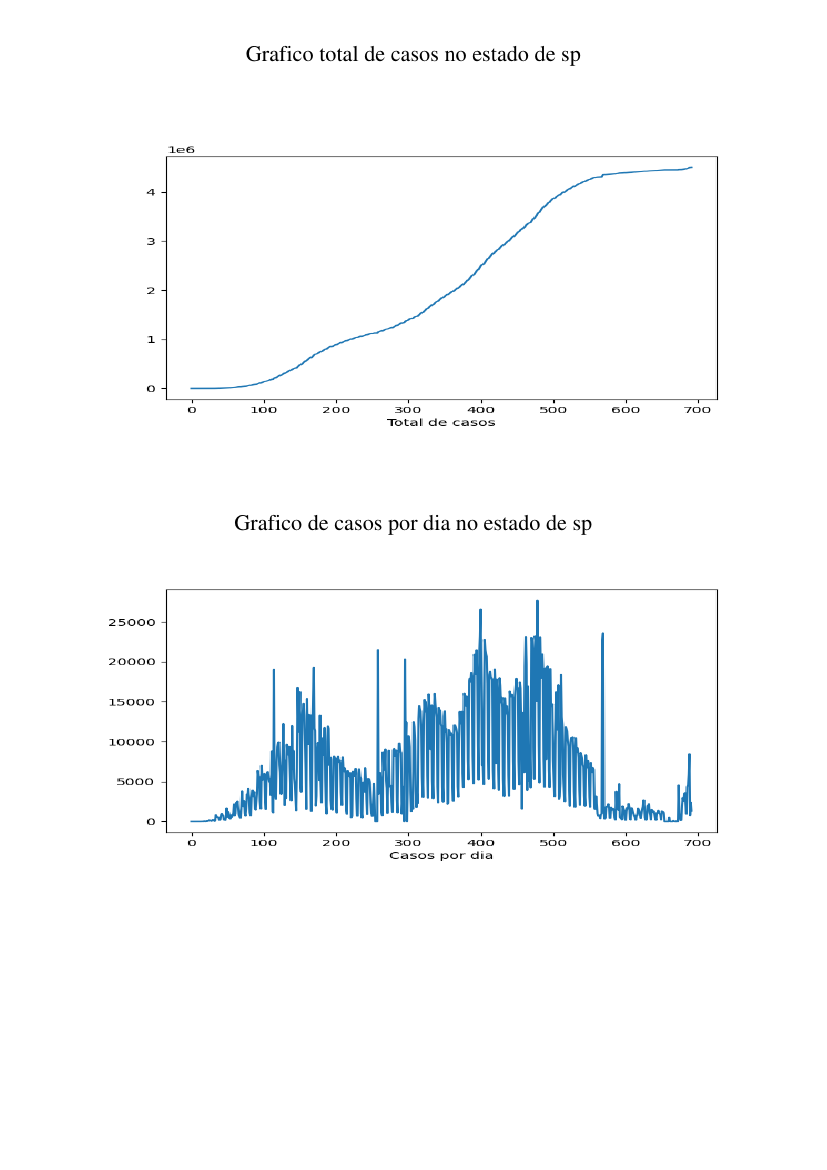

This chart was generated by the following Python code:
from fpdf import FPDF
import pandas as pd
import os
import matplotlib.pyplot as plt

pdf = FPDF('p', 'mm', 'A4')
pdf.add_page()
pdf.set_font('times', '', 16)

dadosEstado = pd.read_excel(r'Dados-covid-19-estado.xlsx')
totalDeCasos = dadosEstado["Total de casos"]
casosDia = dadosEstado["Casos por dia"]

plt.plot(totalDeCasos)
plt.xlabel('Total de casos')
plt.savefig("exemplo.png")
plt.close()
pdf.multi_cell(w=0, h=8, txt="Grafico total de casos no estado de sp", ln=1, align='C')
pdf.image(x=20, y=30, w=180, h=80, name='exemplo.png')

plt.plot(casosDia)
plt.xlabel('Casos por dia')
plt.savefig("exemplo2.png")
plt.close()
pdf.multi_cell(w=0, h=230, txt="Grafico de casos por dia no estado de sp", ln=1, align='C')
pdf.image(x=20, y=140, w=180, h=80, name='exemplo2.png')


pdf.output('teste.pdf')

os.system("pause")